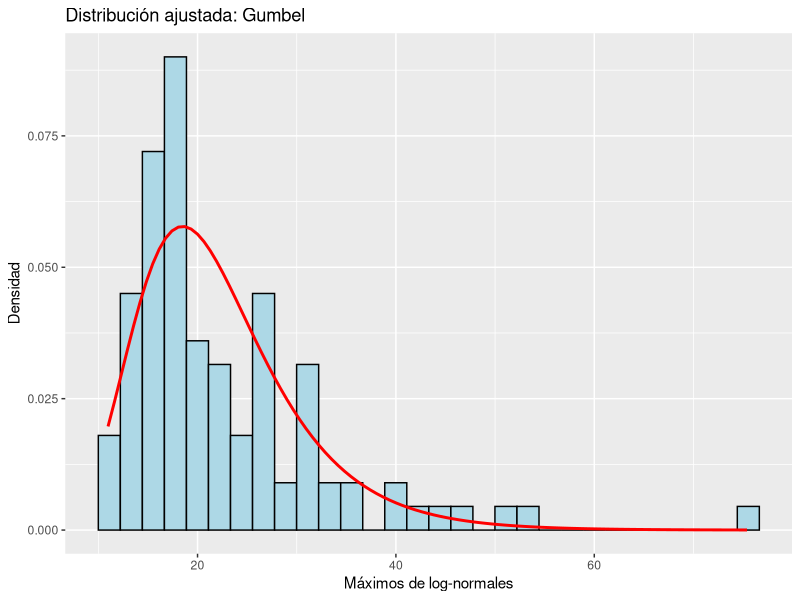

Source code (R):
## ---- chunk 1
# Cargar paquetes necesarios
library(evd)       # para ajuste Gumbel
library(ggplot2)   # para visualización

set.seed(123)

# Simulación: 100 máximos de 500 log-normales cada uno
n <- 100
m <- 500
maximos <- replicate(n, max(rlnorm(m)))

# Ajustar distribución Gumbel (máximos típicos)
ajuste <- fgev(maximos, shape = 0)  # fijamos shape = 0 → Gumbel

# Mostrar parámetros estimados
ajuste$estimate

## ---- chunk 2
ggplot(data.frame(x = maximos), aes(x)) +
  geom_histogram(aes(y = after_stat(density)), bins = 30, fill = "lightblue", color = "black") +
  stat_function(
    fun = function(x) dgev(x, loc = ajuste$estimate["loc"], scale = ajuste$estimate["scale"], shape = 0),
    color = "red", size = 1
  ) +
  labs(title = "Distribución ajustada: Gumbel", x = "Máximos de log-normales", y = "Densidad")
